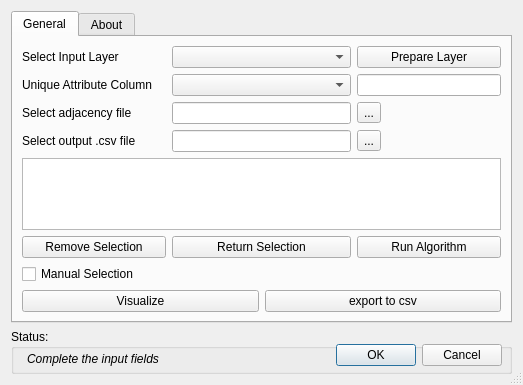
<?xml version="1.0" encoding="UTF-8"?>
<ui version="4.0">
 <class>CorridorDetectionDialogBase</class>
 <widget class="QDialog" name="CorridorDetectionDialogBase">
  <property name="geometry">
   <rect>
    <x>0</x>
    <y>0</y>
    <width>523</width>
    <height>378</height>
   </rect>
  </property>
  <property name="focusPolicy">
   <enum>Qt::NoFocus</enum>
  </property>
  <property name="windowTitle">
   <string>Corridor Detection Plugin</string>
  </property>
  <property name="sizeGripEnabled">
   <bool>true</bool>
  </property>
  <layout class="QGridLayout">
   <item row="1" column="0">
    <layout class="QHBoxLayout">
     <item>
      <widget class="QGroupBox" name="groupBox">
       <property name="sizePolicy">
        <sizepolicy hsizetype="Preferred" vsizetype="Fixed">
         <horstretch>0</horstretch>
         <verstretch>0</verstretch>
        </sizepolicy>
       </property>
       <property name="minimumSize">
        <size>
         <width>0</width>
         <height>45</height>
        </size>
       </property>
       <property name="title">
        <string>Status:</string>
       </property>
       <widget class="QLabel" name="statusLabel">
        <property name="geometry">
         <rect>
          <x>16</x>
          <y>20</y>
          <width>291</width>
          <height>20</height>
         </rect>
        </property>
        <property name="sizePolicy">
         <sizepolicy hsizetype="Preferred" vsizetype="Fixed">
          <horstretch>0</horstretch>
          <verstretch>0</verstretch>
         </sizepolicy>
        </property>
        <property name="font">
         <font>
          <weight>50</weight>
          <italic>true</italic>
          <bold>false</bold>
          <stylestrategy>PreferDefault</stylestrategy>
          <kerning>true</kerning>
         </font>
        </property>
        <property name="text">
         <string>Complete the input fields</string>
        </property>
        <property name="textFormat">
         <enum>Qt::AutoText</enum>
        </property>
       </widget>
       <widget class="QDialogButtonBox" name="button_box">
        <property name="geometry">
         <rect>
          <x>310</x>
          <y>10</y>
          <width>181</width>
          <height>32</height>
         </rect>
        </property>
        <property name="orientation">
         <enum>Qt::Horizontal</enum>
        </property>
        <property name="standardButtons">
         <set>QDialogButtonBox::Cancel|QDialogButtonBox::Ok</set>
        </property>
       </widget>
      </widget>
     </item>
    </layout>
   </item>
   <item row="0" column="0">
    <widget class="QTabWidget" name="tabWidget">
     <property name="sizePolicy">
      <sizepolicy hsizetype="Expanding" vsizetype="Expanding">
       <horstretch>0</horstretch>
       <verstretch>0</verstretch>
      </sizepolicy>
     </property>
     <property name="cursor">
      <cursorShape>ArrowCursor</cursorShape>
     </property>
     <property name="tabPosition">
      <enum>QTabWidget::North</enum>
     </property>
     <property name="tabShape">
      <enum>QTabWidget::Rounded</enum>
     </property>
     <property name="currentIndex">
      <number>0</number>
     </property>
     <property name="elideMode">
      <enum>Qt::ElideMiddle</enum>
     </property>
     <property name="usesScrollButtons">
      <bool>true</bool>
     </property>
     <property name="documentMode">
      <bool>false</bool>
     </property>
     <property name="tabsClosable">
      <bool>false</bool>
     </property>
     <property name="movable">
      <bool>false</bool>
     </property>
     <property name="tabBarAutoHide">
      <bool>false</bool>
     </property>
     <widget class="QWidget" name="tab">
      <attribute name="title">
       <string>General</string>
      </attribute>
      <layout class="QGridLayout">
       <item row="0" column="0" rowspan="2" colspan="2">
        <layout class="QGridLayout" name="gridLayout" rowstretch="0,0,0,0,0,0,0" columnstretch="20,25,20">
         <property name="sizeConstraint">
          <enum>QLayout::SetMinimumSize</enum>
         </property>
         <property name="leftMargin">
          <number>0</number>
         </property>
         <property name="topMargin">
          <number>0</number>
         </property>
         <property name="spacing">
          <number>6</number>
         </property>
         <item row="4" column="0" colspan="3">
          <widget class="QTextBrowser" name="textBrowser"/>
         </item>
         <item row="1" column="2">
          <widget class="QLineEdit" name="lineEdit_3"/>
         </item>
         <item row="2" column="1">
          <widget class="QLineEdit" name="lineEdit"/>
         </item>
         <item row="3" column="1">
          <widget class="QLineEdit" name="lineEdit_2"/>
         </item>
         <item row="2" column="2">
          <widget class="QToolButton" name="toolButtonAdj">
           <property name="text">
            <string>...</string>
           </property>
          </widget>
         </item>
         <item row="5" column="2">
          <widget class="QPushButton" name="pushButton_2">
           <property name="text">
            <string>Run Algorithm</string>
           </property>
          </widget>
         </item>
         <item row="0" column="2">
          <widget class="QPushButton" name="prepareButton">
           <property name="text">
            <string>Prepare Layer</string>
           </property>
          </widget>
         </item>
         <item row="1" column="1">
          <widget class="QComboBox" name="fieldsComboBox"/>
         </item>
         <item row="0" column="1">
          <widget class="QComboBox" name="layerComboBox"/>
         </item>
         <item row="3" column="2">
          <widget class="QToolButton" name="toolButtonOut">
           <property name="text">
            <string>...</string>
           </property>
          </widget>
         </item>
         <item row="2" column="0">
          <widget class="QLabel" name="label_7">
           <property name="text">
            <string>Select adjacency file</string>
           </property>
          </widget>
         </item>
         <item row="0" column="0">
          <widget class="QLabel" name="label_5">
           <property name="text">
            <string>Select Input Layer</string>
           </property>
          </widget>
         </item>
         <item row="1" column="0">
          <widget class="QLabel" name="label_6">
           <property name="text">
            <string>Unique Attribute Column</string>
           </property>
          </widget>
         </item>
         <item row="3" column="0">
          <widget class="QLabel" name="label_8">
           <property name="text">
            <string>Select output .csv file</string>
           </property>
          </widget>
         </item>
         <item row="6" column="0">
          <widget class="QCheckBox" name="checkBoxManuel">
           <property name="text">
            <string>Manual Selection</string>
           </property>
          </widget>
         </item>
         <item row="5" column="1">
          <widget class="QPushButton" name="returnSelectionButton">
           <property name="text">
            <string>Return Selection</string>
           </property>
          </widget>
         </item>
         <item row="5" column="0">
          <widget class="QPushButton" name="pushButton">
           <property name="text">
            <string>Remove Selection</string>
           </property>
          </widget>
         </item>
        </layout>
       </item>
       <item row="2" column="1">
        <widget class="QPushButton" name="pushButton_csv">
         <property name="text">
          <string>export to csv</string>
         </property>
        </widget>
       </item>
       <item row="2" column="0">
        <widget class="QPushButton" name="visualizeButton">
         <property name="text">
          <string>Visualize</string>
         </property>
        </widget>
       </item>
      </layout>
     </widget>
     <widget class="QWidget" name="tab_3">
      <attribute name="title">
       <string>About</string>
      </attribute>
      <layout class="QGridLayout">
       <item row="0" column="0">
        <widget class="QLabel" name="label_3">
         <property name="cursor">
          <cursorShape>ArrowCursor</cursorShape>
         </property>
         <property name="text">
          <string>&lt;html&gt;&lt;head/&gt;&lt;body&gt;&lt;p&gt;Hacettepe Team Members&lt;/p&gt;&lt;p&gt;Dr. Berk Anbaroğlu&lt;/p&gt;&lt;p&gt;Metehan Ergen&lt;/p&gt;&lt;p&gt;Berkay İbiş&lt;/p&gt;&lt;p&gt;Atahan Çelebi&lt;/p&gt;&lt;/body&gt;&lt;/html&gt;</string>
         </property>
         <property name="textFormat">
          <enum>Qt::AutoText</enum>
         </property>
         <property name="scaledContents">
          <bool>false</bool>
         </property>
         <property name="alignment">
          <set>Qt::AlignLeading|Qt::AlignLeft|Qt::AlignTop</set>
         </property>
         <property name="wordWrap">
          <bool>true</bool>
         </property>
         <property name="openExternalLinks">
          <bool>true</bool>
         </property>
         <property name="textInteractionFlags">
          <set>Qt::LinksAccessibleByMouse</set>
         </property>
        </widget>
       </item>
       <item row="1" column="0">
        <widget class="QLabel" name="label">
         <property name="text">
          <string/>
         </property>
         <property name="pixmap">
          <pixmap resource="resources.qrc">:/plugins/corridor_detection/hacettepe_logo.png</pixmap>
         </property>
        </widget>
       </item>
      </layout>
     </widget>
    </widget>
   </item>
  </layout>
 </widget>
 <resources>
  <include location="resources.qrc"/>
 </resources>
 <connections>
  <connection>
   <sender>button_box</sender>
   <signal>rejected()</signal>
   <receiver>CorridorDetectionDialogBase</receiver>
   <slot>reject()</slot>
   <hints>
    <hint type="sourcelabel">
     <x>430</x>
     <y>484</y>
    </hint>
    <hint type="destinationlabel">
     <x>273</x>
     <y>256</y>
    </hint>
   </hints>
  </connection>
  <connection>
   <sender>button_box</sender>
   <signal>accepted()</signal>
   <receiver>CorridorDetectionDialogBase</receiver>
   <slot>accept()</slot>
   <hints>
    <hint type="sourcelabel">
     <x>430</x>
     <y>484</y>
    </hint>
    <hint type="destinationlabel">
     <x>273</x>
     <y>256</y>
    </hint>
   </hints>
  </connection>
 </connections>
</ui>
